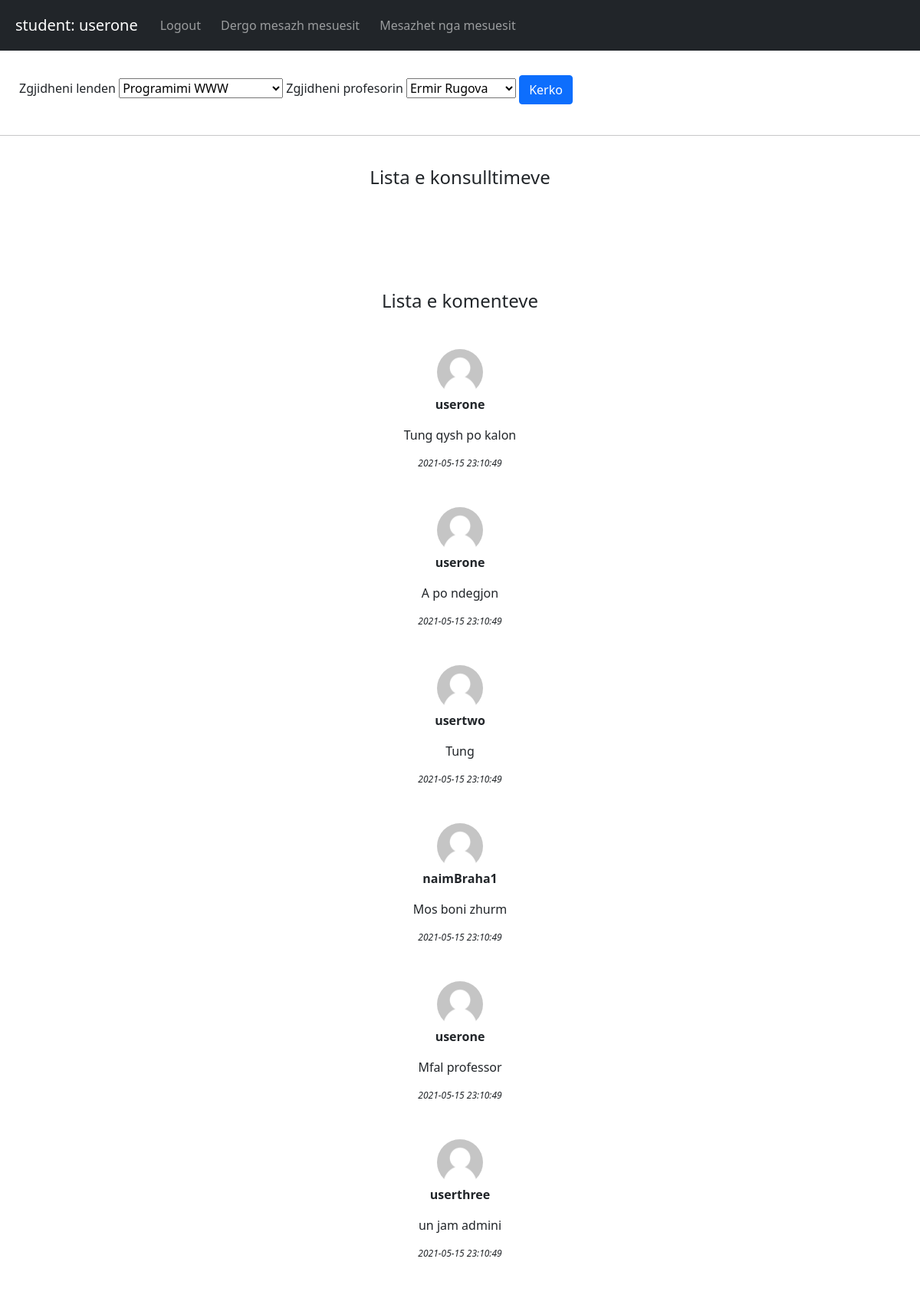
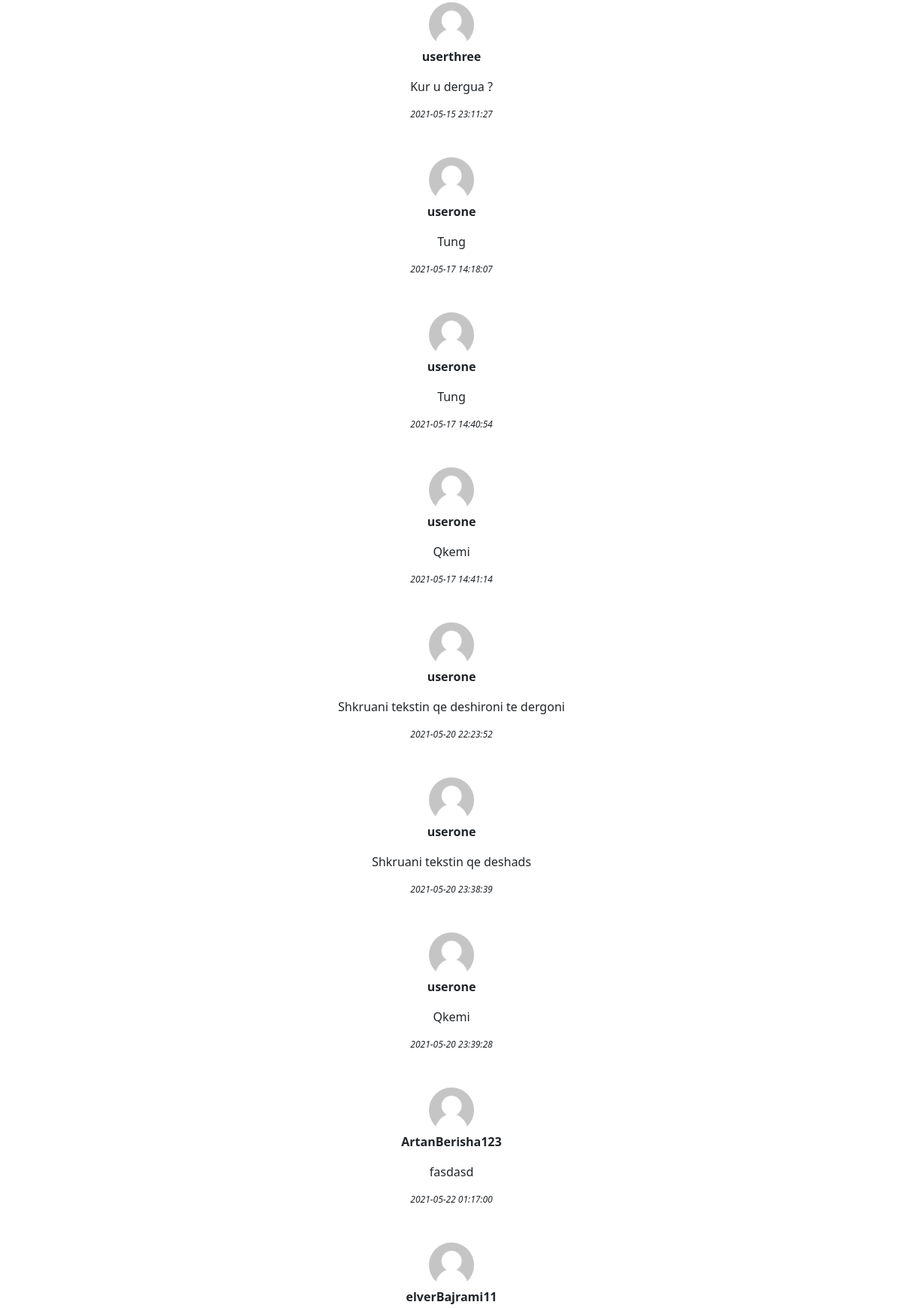
The page /ProjektiSemestralPDFinal/student.php (signed in, upper part) on the database its author committed (2 pictures, top to bottom).
### tables this page shows
CREATE TABLE `mesazhet` (
  `id` int(11) NOT NULL,
  `Username` varchar(50) NOT NULL,
  `Teksti` varchar(255) NOT NULL,
  `Sent` timestamp NOT NULL DEFAULT current_timestamp()
);

### ProjektiSemestralPDFinal/student.php (the view, shortened to what this page needs)
<!DOCTYPE html>
<html>
<head>
                <link href="https://cdn.jsdelivr.net/npm/bootstrap@5.0.1/dist/css/bootstrap.min.css" rel="stylesheet">
</head>
<?php
include('config/db_connect.php');
	$sql = 'SELECT * FROM Mesazhet';
	$result = mysqli_query($conn, $sql);
	$mesazhet = mysqli_fetch_all($result, MYSQLI_ASSOC);
?>
<body>
<nav class="navbar navbar-expand-sm bg-dark navbar-dark fixed-top">
  <a class="navbar-brand" href="#" style = "margin-left:20px;"> <?php echo $_SESSION['role']; ?>: <?php echo $_SESSION['username']; ?> </a>
  <ul class="navbar-nav">
    <li class="nav-item">
      <a class="nav-link" href="logout.php"> Logout </a>
    </li>
    <li class="nav-item">
      <a class="nav-link" href="messageSpecificTeacher.php"> Dergo mesazh mesuesit </a>
    </li>
    <li class="nav-item">
      <a class="nav-link" href="messageFromTeachers.php"> Mesazhet nga mesuesit </a>
    </li>
  </ul>
</nav>
 <br> <br>
    <form action = "<?php echo $_SERVER["PHP_SELF"];?>" method = "POST" style = "margin-top:50px;">
     <label for = "lendet"> Zgjidheni lenden  </label>
     <select id = "lendet" name = "lendet">
       <option value = "Programimi WWW"> Programimi WWW </option>
     </select>
     <label for = "profesori"> Zgjidheni profesorin  </label>
     <select id = "profesori" name = "profesori">
       <option value = "Ermir Rugova"> Ermir Rugova </option>
     </select>
    <input type = "submit" name = "lendaEZgjedhur" value = "Kerko" class = "btn btn-primary">
    </form>
        <br>
        <hr>
        <br>
	<center> <h4> Lista e konsulltimeve </h4>  </center> <br>
        <center>
        <div id = "messages">
       <center> <h4> Lista e komenteve </h4> <br> </center>
	<?php foreach($mesazhet as $mesazhi): ?>
    <center>
  <div class = "media-border p-3">
    <img src="user.png" class="mr-3 mt-0 rounded-circle" style="width:60px">
    <div class="media-body">
	   <p style = "font-weight:bold;"> <?php echo htmlspecialchars($mesazhi['Username']); ?> </p>
           <p> <?php echo htmlspecialchars($mesazhi['Teksti']); ?> </p>
           <p style = "font-size: 12px;"> <i> <?php echo htmlspecialchars($mesazhi['Sent']); ?> </i> </p>
    </div>
  </div>
     </center>
	<?php endforeach; ?>
        </div>
    </center>
<br>
<br>
        </body>
</html>>

### ProjektiSemestralPDFinal/student.php (style rules this page uses)
#messages { margin-top: 100px; }
body { padding-bottom: 100px; }
ul { list-style-type: none; margin: 0; padding: 0; }
li { display:inline; margin: 5px; }
li a { text-decoration: none; }
form { margin-top: 20px; margin-left: 50px; position:relative; right:25px; }

### rows shown on the page
mesazhet: Username "userone", Teksti "Tung qysh po kalon", Sent "2021-05-15 23:10:49"
mesazhet: Username "userone", Teksti "A po ndegjon", Sent "2021-05-15 23:10:49"
mesazhet: Username "usertwo", Teksti "Tung", Sent "2021-05-15 23:10:49"
mesazhet: Username "naimBraha1", Teksti "Mos boni zhurm", Sent "2021-05-15 23:10:49"
mesazhet: Username "userone", Teksti "Mfal professor", Sent "2021-05-15 23:10:49"
mesazhet: Username "userthree", Teksti "un jam admini", Sent "2021-05-15 23:10:49"
mesazhet: Username "userthree", Teksti "Kur u dergua ?", Sent "2021-05-15 23:11:27"
mesazhet: Username "userone", Teksti "Tung", Sent "2021-05-17 14:18:07"
mesazhet: Username "userone", Teksti "Tung", Sent "2021-05-17 14:40:54"
mesazhet: Username "userone", Teksti "Qkemi", Sent "2021-05-17 14:41:14"
mesazhet: Username "userone", Teksti "Shkruani tekstin qe deshironi te dergoni", Sent "2021-05-20 22:23:52"
mesazhet: Username "userone", Teksti "Shkruani tekstin qe deshads", Sent "2021-05-20 23:38:39"
mesazhet: Username "userone", Teksti "Qkemi", Sent "2021-05-20 23:39:28"
mesazhet: Username "ArtanBerisha123", Teksti "fasdasd", Sent "2021-05-22 01:17:00"
mesazhet: Username "elverBajrami11"

### other values the page prints
$_SESSION['role'] "student"
$_SESSION['username'] "userone"
